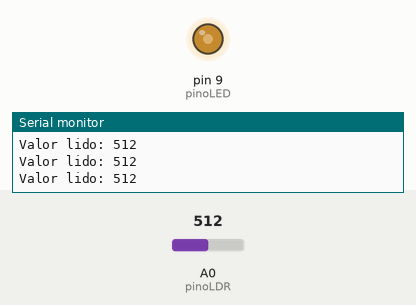
This sketch was run on a simulated Arduino Uno, built with avr-gcc and run on an emulated ATmega328P. Parts: output pins drawn as LEDs (lit = HIGH), the last lines printed to the serial monitor. The inputs (shaded band) are chosen by the test bench; at power-on: A0 (pinoLDR) = 512.

Above: at 1.2 s.
1.3 s: A0 (pinoLDR) set to 104
At 1.8 s:
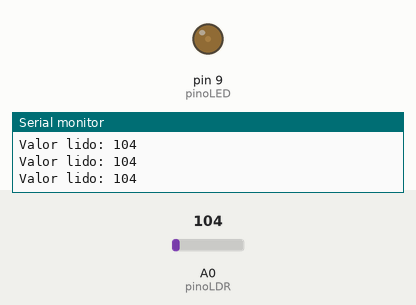
2.8 s: A0 (pinoLDR) set to 90
At 4.2 s:
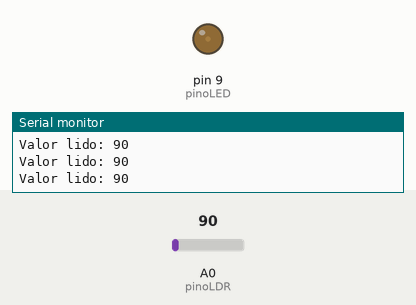
5.8 s: A0 (pinoLDR) set to 11
At 6.3 s:
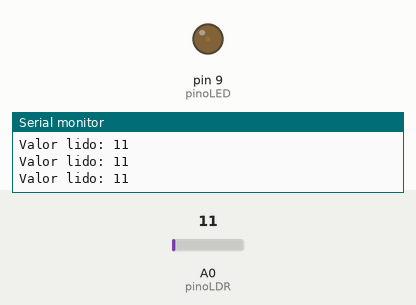
7.3 s: A0 (pinoLDR) set to 8
At 8.0 s:
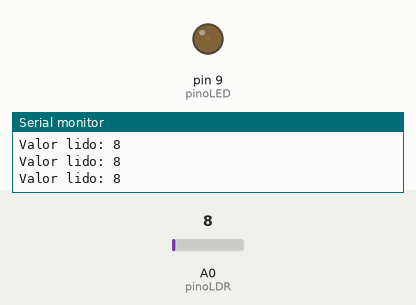
10.3 s: A0 (pinoLDR) set to 989
At 11.3 s:
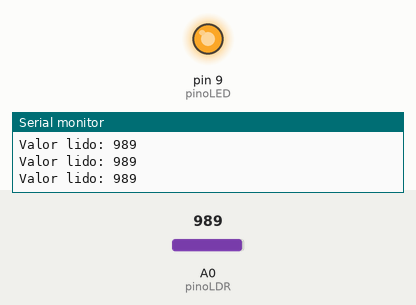
11.8 s: A0 (pinoLDR) set to 1014
At 12.6 s:
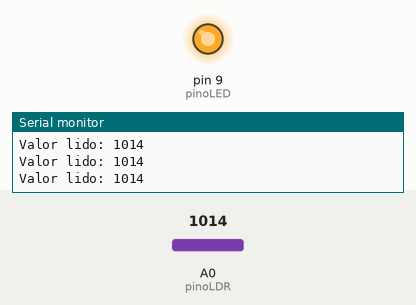
Timing chart, 0 to 14.8 s (numbered marks = the images above; inputs shaded):
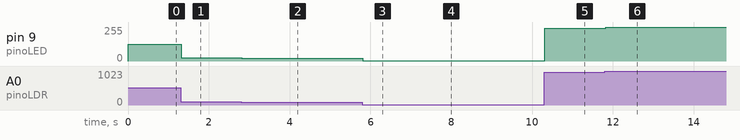

Measured:
- after the input at 1.3 s, pin 9 (pinoLED): 127/255 → 25/255 at once
- after the input at 2.8 s, pin 9 (pinoLED): 25/255 → 22/255 at once
- after the input at 5.8 s, pin 9 (pinoLED): 22/255 → 2/255 at once
- after the input at 7.3 s, pin 9 (pinoLED): 2/255 → 1/255 at once
- after the input at 10.3 s, pin 9 (pinoLED): 1/255 → 246/255 at once
- after the input at 11.8 s, pin 9 (pinoLED): 246/255 → 252/255 at once

The sketch:

sensor_luz.ino
```cpp
// Define o pino do LED
int pinoLED = 9;
// Define o pino do LDR
int pinoLDR = A0;

void setup(){
  // Configura o pino do LED como saída
  pinMode(pinoLED, OUTPUT);
  // Inicializa a comunicação serial
  Serial.begin(9600);
}

void loop(){
  // Lê a tensão no pino do LDR
  int leitura = analogRead(pinoLDR);
  // Escreve a leitura na porta serial
  Serial.print("Valor lido: ");
  Serial.println(leitura);
  // Calcula a luminosidade em uma escala de 0 a 255
  int brilho = map(leitura, 0, 1023, 0, 255);
  // Define o brilho do LED com base na luminosidade medida
  analogWrite(pinoLED, brilho);
  // Aguarda um momento antes de realizar a próxima leitura
  delay(10);
}
```
